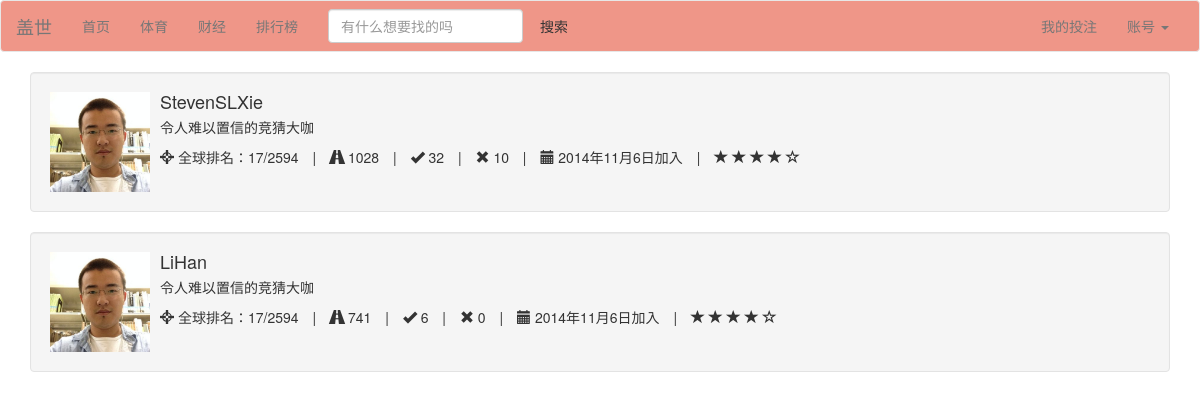
Page /leaderboard (signed in) on the earlier database version.
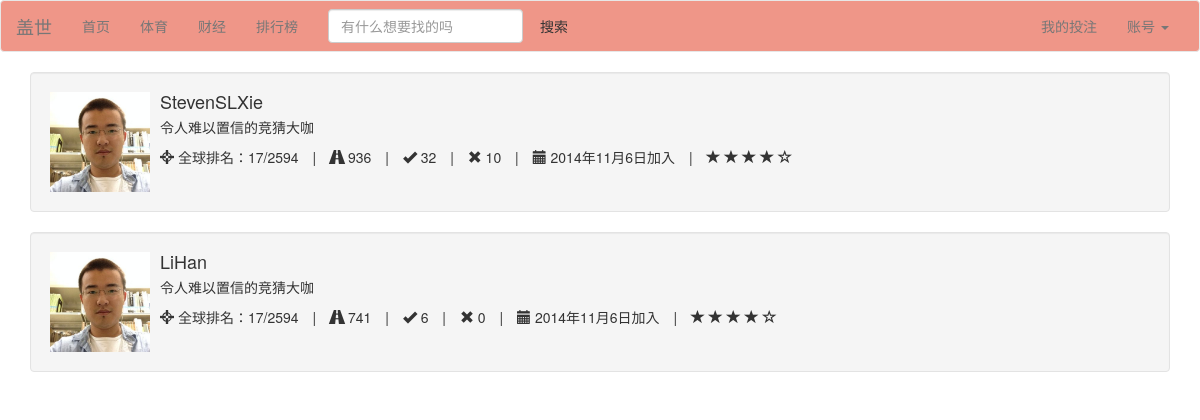
Same page on the later database version.
### Guess/models.py (models this page shows)
class Person(models.Model):
	user = models.OneToOneField(User)
	point = models.IntegerField(default=1000)
	expertise = models.TextField(default='N/A')
	win = models.IntegerField(default=0)
	lose = models.IntegerField(default=0)
	game = models.IntegerField(default=0)
	point_per_game = models.FloatField(default=0.0)
	index = models.IntegerField(default=0)
	class Meta:
		ordering = ('point','point_per_game',)

### Guess/views.py (the view)
# urls.py: url(r'^leaderboard$', 'Guess.views.leaderboard', name='leaderboard'),
def leaderboard(request):
	if not request.user.is_authenticated():
		return redirect(reverse('login'))
	persons = Person.objects.all().order_by('-point','-win')
	return render(request,'leaderboard.html',{'persons':persons})

### Guess/templates/leaderboard.html
{% load bootstrap3 %}
{% include "nav_bar.html" %}
<link rel="stylesheet" href="http://cdnjs.cloudflare.com/ajax/libs/font-awesome/4.1.0/css/font-awesome.min.css"/>
{% for person in persons %}
<div class="container">
  <div class="well">
      <div class="media">
      	<a class="pull-left" href="#">
    		<img class="media-object" src="/static/me.jpg" height="100" width="100">
  		</a>
  		<div class="media-body">
            <h4 class="media-heading">{{ person.user }}</h4>
             <p>令人难以置信的竞猜大咖</p>
          <ul class="list-inline list-unstyled">
            <li><span><i class="glyphicon glyphicon-screenshot"></i> 全球排名：17/2594 </span></li>
            <li>|</li>
            <li><span><i class="glyphicon glyphicon-road"></i> {{ person.point }}</span></li>
            <li>|</li>
            <li><span><i class="glyphicon glyphicon-ok"></i> {{ person.win }}</span></li>
            <li>|</li>
            <li><span><i class="glyphicon glyphicon-remove"></i> {{ person.lose }}</span></li>
            <li>|</li>
            <li><span><i class="glyphicon glyphicon-calendar"></i> 2014年11月6日加入 </span></li>
            <li>|</li>
            <li>
               <span class="glyphicon glyphicon-star"></span>
                        <span class="glyphicon glyphicon-star"></span>
                        <span class="glyphicon glyphicon-star"></span>
                        <span class="glyphicon glyphicon-star"></span>
                        <span class="glyphicon glyphicon-star-empty"></span>
            </li>
			</ul>
       </div>
    </div>
  </div>
</div>
{% endfor %}

Differences in the rows shown:
changed Person "StevenSLXie": point "1028" → "936"
